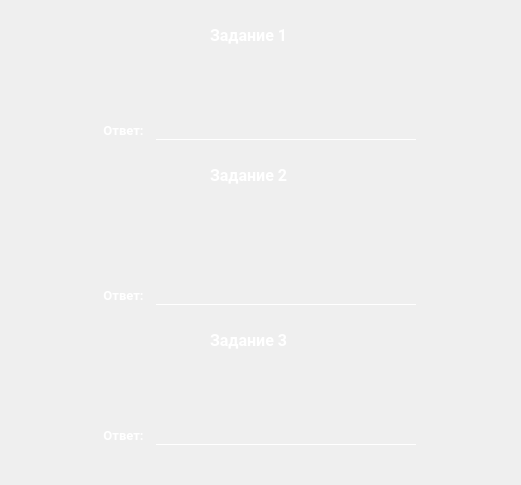
        <widget class="QWidget" name="page">
         <layout class="QGridLayout" name="gridLayout_13">
          <property name="leftMargin">
           <number>0</number>
          </property>
          <property name="topMargin">
           <number>0</number>
          </property>
          <property name="rightMargin">
           <number>0</number>
          </property>
          <property name="bottomMargin">
           <number>0</number>
          </property>
          <property name="spacing">
           <number>0</number>
          </property>
          <item row="5" column="1">
           <layout class="QGridLayout" name="gridLayout_12">
            <item row="2" column="0">
             <widget class="QLabel" name="labelTask3">
              <property name="minimumSize">
               <size>
                <width>450</width>
                <height>70</height>
               </size>
              </property>
              <property name="maximumSize">
               <size>
                <width>450</width>
                <height>70</height>
               </size>
              </property>
              <property name="font">
               <font>
                <family>Roboto</family>
                <pointsize>10</pointsize>
                <weight>75</weight>
                <italic>false</italic>
                <bold>true</bold>
               </font>
              </property>
              <property name="styleSheet">
               <string notr="true">QLabel {
    color: rgba(255, 255, 255, 1); /* Белый текст */
    background-color: transparent; /* Прозрачный фон */
    border: none; /* Убираем рамку */
	padding-left: 5px; /* Отступ тексту слева */
}</string>
              </property>
              <property name="text">
               <string/>
              </property>
              <property name="alignment">
               <set>Qt::AlignCenter</set>
              </property>
              <property name="wordWrap">
               <bool>true</bool>
              </property>
             </widget>
            </item>
            <item row="3" column="0">
             <layout class="QGridLayout" name="gridLayout_11">
              <item row="0" column="0">
               <spacer name="horizontalSpacer_15">
                <property name="orientation">
                 <enum>Qt::Horizontal</enum>
                </property>
                <property name="sizeHint" stdset="0">
                 <size>
                  <width>40</width>
                  <height>20</height>
                 </size>
                </property>
               </spacer>
              </item>
              <item row="0" column="1">
               <widget class="QLabel" name="labelTask1_2">
                <property name="minimumSize">
                 <size>
                  <width>50</width>
                  <height>20</height>
                 </size>
                </property>
                <property name="maximumSize">
                 <size>
                  <width>16777215</width>
                  <height>20</height>
                 </size>
                </property>
                <property name="font">
                 <font>
                  <family>Roboto</family>
                  <pointsize>10</pointsize>
                  <weight>75</weight>
                  <italic>false</italic>
                  <bold>true</bold>
                 </font>
                </property>
                <property name="styleSheet">
                 <string notr="true">QLabel {
    color: rgba(255, 255, 255, 1); /* Белый текст */
    background-color: transparent; /* Прозрачный фон */
    border: none; /* Убираем рамку */
	padding-left: 5px; /* Отступ тексту слева */
}</string>
                </property>
                <property name="text">
                 <string>Ответ:</string>
                </property>
                <property name="alignment">
                 <set>Qt::AlignCenter</set>
                </property>
                <property name="wordWrap">
                 <bool>true</bool>
                </property>
               </widget>
              </item>
              <item row="0" column="2">
               <spacer name="horizontalSpacer_17">
                <property name="orientation">
                 <enum>Qt::Horizontal</enum>
                </property>
                <property name="sizeType">
                 <enum>QSizePolicy::Fixed</enum>
                </property>
                <property name="sizeHint" stdset="0">
                 <size>
                  <width>10</width>
                  <height>20</height>
                 </size>
                </property>
               </spacer>
              </item>
              <item row="0" column="3">
               <widget class="QLineEdit" name="lineEditAns1_3">
                <property name="minimumSize">
                 <size>
                  <width>260</width>
                  <height>20</height>
                 </size>
                </property>
                <property name="maximumSize">
                 <size>
                  <width>260</width>
                  <height>20</height>
                 </size>
                </property>
                <property name="font">
                 <font>
                  <family>Roboto</family>
                  <pointsize>10</pointsize>
                 </font>
                </property>
                <property name="styleSheet">
                 <string notr="true">QLineEdit {
    background-color: transparent;
    border: none;
    border-bottom: 1px solid white; /* Белая линия */
    color: white; /* Цвет текста */
    padding-bottom: 2px; /* Отступ снизу, чтобы текст не прижимался к линии */
    selection-background-color: rgba(255, 255, 255, 0.3); /* Цвет выделения */
}
</string>
                </property>
                <property name="echoMode">
                 <enum>QLineEdit::Normal</enum>
                </property>
                <property name="alignment">
                 <set>Qt::AlignLeading|Qt::AlignLeft|Qt::AlignVCenter</set>
                </property>
               </widget>
              </item>
              <item row="0" column="4">
               <spacer name="horizontalSpacer_16">
                <property name="orientation">
                 <enum>Qt::Horizontal</enum>
                </property>
                <property name="sizeHint" stdset="0">
                 <size>
                  <width>40</width>
                  <height>20</height>
                 </size>
                </property>
               </spacer>
              </item>
             </layout>
            </item>
            <item row="0" column="0">
             <layout class="QGridLayout" name="gridLayout_10">
              <item row="0" column="0">
               <spacer name="horizontalSpacer_7">
                <property name="orientation">
                 <enum>Qt::Horizontal</enum>
                </property>
                <property name="sizeHint" stdset="0">
                 <size>
                  <width>40</width>
                  <height>20</height>
                 </size>
                </property>
               </spacer>
              </item>
              <item row="0" column="1">
               <widget class="QLabel" name="label_12">
                <property name="minimumSize">
                 <size>
                  <width>110</width>
                  <height>30</height>
                 </size>
                </property>
                <property name="maximumSize">
                 <size>
                  <width>110</width>
                  <height>30</height>
                 </size>
                </property>
                <property name="font">
                 <font>
                  <family>Roboto</family>
                  <pointsize>12</pointsize>
                  <weight>75</weight>
                  <italic>false</italic>
                  <bold>true</bold>
                 </font>
                </property>
                <property name="styleSheet">
                 <string notr="true">QLabel {
    color: rgba(255, 255, 255, 1); /* Белый текст */
    background-color: transparent; /* Прозрачный фон */
    border: none; /* Убираем рамку */
	padding-left: 5px; /* Отступ тексту слева */
}</string>
                </property>
                <property name="text">
                 <string>Задание 3</string>
                </property>
               </widget>
              </item>
              <item row="0" column="2">
               <spacer name="horizontalSpacer_8">
                <property name="orientation">
                 <enum>Qt::Horizontal</enum>
                </property>
                <property name="sizeHint" stdset="0">
                 <size>
                  <width>40</width>
                  <height>20</height>
                 </size>
                </property>
               </spacer>
              </item>
             </layout>
            </item>
            <item row="1" column="0">
             <spacer name="verticalSpacer_5">
              <property name="orientation">
               <enum>Qt::Vertical</enum>
              </property>
              <property name="sizeType">
               <enum>QSizePolicy::Fixed</enum>
              </property>
              <property name="sizeHint" stdset="0">
               <size>
                <width>20</width>
                <height>0</height>
               </size>
              </property>
             </spacer>
            </item>
           </layout>
          </item>
          <item row="6" column="1">
           <spacer name="verticalSpacer_2">
            <property name="orientation">
             <enum>Qt::Vertical</enum>
            </property>
            <property name="sizeHint" stdset="0">
             <size>
              <width>20</width>
              <height>40</height>
             </size>
            </property>
           </spacer>
          </item>
          <item row="3" column="0">
           <spacer name="horizontalSpacer_11">
            <property name="orientation">
             <enum>Qt::Horizontal</enum>
            </property>
            <property name="sizeHint" stdset="0">
             <size>
              <width>31</width>
              <height>20</height>
             </size>
            </property>
           </spacer>
          </item>
          <item row="2" column="1">
           <spacer name="verticalSpacer_8">
            <property name="orientation">
             <enum>Qt::Vertical</enum>
            </property>
            <property name="sizeType">
             <enum>QSizePolicy::Fixed</enum>
            </property>
            <property name="sizeHint" stdset="0">
             <size>
              <width>20</width>
              <height>20</height>
             </size>
            </property>
           </spacer>
          </item>
          <item row="1" column="1">
           <layout class="QGridLayout" name="gridLayout_5">
            <item row="2" column="0">
             <widget class="QLabel" name="labelTask1">
              <property name="minimumSize">
               <size>
                <width>450</width>
                <height>70</height>
               </size>
              </property>
              <property name="maximumSize">
               <size>
                <width>450</width>
                <height>70</height>
               </size>
              </property>
              <property name="font">
               <font>
                <family>Roboto</family>
                <pointsize>10</pointsize>
                <weight>75</weight>
                <italic>false</italic>
                <bold>true</bold>
               </font>
              </property>
              <property name="styleSheet">
               <string notr="true">QLabel {
    color: rgba(255, 255, 255, 1); /* Белый текст */
    background-color: transparent; /* Прозрачный фон */
    border: none; /* Убираем рамку */
	padding-left: 5px; /* Отступ тексту слева */
}</string>
              </property>
              <property name="text">
               <string/>
              </property>
              <property name="alignment">
               <set>Qt::AlignCenter</set>
              </property>
              <property name="wordWrap">
               <bool>true</bool>
              </property>
             </widget>
            </item>
            <item row="0" column="0">
             <layout class="QGridLayout" name="gridLayout_3">
              <item row="0" column="1">
               <widget class="QLabel" name="label_10">
                <property name="minimumSize">
                 <size>
                  <width>110</width>
                  <height>30</height>
                 </size>
                </property>
                <property name="maximumSize">
                 <size>
                  <width>110</width>
                  <height>30</height>
                 </size>
                </property>
                <property name="font">
                 <font>
                  <family>Roboto</family>
                  <pointsize>12</pointsize>
                  <weight>75</weight>
                  <italic>false</italic>
                  <bold>true</bold>
                 </font>
                </property>
                <property name="styleSheet">
                 <string notr="true">QLabel {
    color: rgba(255, 255, 255, 1); /* Белый текст */
    background-color: transparent; /* Прозрачный фон */
    border: none; /* Убираем рамку */
	padding-left: 5px; /* Отступ тексту слева */
}</string>
                </property>
                <property name="text">
                 <string>Задание 1</string>
                </property>
               </widget>
              </item>
              <item row="0" column="2">
               <spacer name="horizontalSpacer_4">
                <property name="orientation">
                 <enum>Qt::Horizontal</enum>
                </property>
                <property name="sizeHint" stdset="0">
                 <size>
                  <width>40</width>
                  <height>20</height>
                 </size>
                </property>
               </spacer>
              </item>
              <item row="0" column="0">
               <spacer name="horizontalSpacer_3">
                <property name="orientation">
                 <enum>Qt::Horizontal</enum>
                </property>
                <property name="sizeHint" stdset="0">
                 <size>
                  <width>40</width>
                  <height>20</height>
                 </size>
                </property>
               </spacer>
              </item>
             </layout>
            </item>
            <item row="3" column="0">
             <layout class="QGridLayout" name="gridLayout_4">
              <item row="0" column="0">
               <spacer name="horizontalSpacer_9">
                <property name="orientation">
                 <enum>Qt::Horizontal</enum>
                </property>
                <property name="sizeHint" stdset="0">
                 <size>
                  <width>40</width>
                  <height>20</height>
                 </size>
                </property>
               </spacer>
              </item>
              <item row="0" column="1">
               <widget class="QLabel" name="labelTask1_4">
                <property name="minimumSize">
                 <size>
                  <width>50</width>
                  <height>20</height>
                 </size>
                </property>
                <property name="maximumSize">
                 <size>
                  <width>16777215</width>
                  <height>20</height>
                 </size>
                </property>
                <property name="font">
                 <font>
                  <family>Roboto</family>
                  <pointsize>10</pointsize>
                  <weight>75</weight>
                  <italic>false</italic>
                  <bold>true</bold>
                 </font>
                </property>
                <property name="styleSheet">
                 <string notr="true">QLabel {
    color: rgba(255, 255, 255, 1); /* Белый текст */
    background-color: transparent; /* Прозрачный фон */
    border: none; /* Убираем рамку */
	padding-left: 5px; /* Отступ тексту слева */
}</string>
                </property>
                <property name="text">
                 <string>Ответ:</string>
                </property>
                <property name="alignment">
                 <set>Qt::AlignCenter</set>
                </property>
                <property name="wordWrap">
                 <bool>true</bool>
                </property>
               </widget>
              </item>
              <item row="0" column="2">
               <spacer name="horizontalSpacer_19">
                <property name="orientation">
                 <enum>Qt::Horizontal</enum>
                </property>
                <property name="sizeType">
                 <enum>QSizePolicy::Fixed</enum>
                </property>
                <property name="sizeHint" stdset="0">
                 <size>
                  <width>10</width>
                  <height>20</height>
                 </size>
                </property>
               </spacer>
              </item>
              <item row="0" column="3">
               <widget class="QLineEdit" name="lineEditAns1_1">
                <property name="minimumSize">
                 <size>
                  <width>260</width>
                  <height>20</height>
                 </size>
                </property>
                <property name="maximumSize">
                 <size>
                  <width>260</width>
                  <height>20</height>
                 </size>
                </property>
                <property name="font">
                 <font>
                  <family>Roboto</family>
                  <pointsize>10</pointsize>
                 </font>
                </property>
                <property name="styleSheet">
                 <string notr="true">QLineEdit {
    background-color: transparent;
    border: none;
    border-bottom: 1px solid white; /* Белая линия */
    color: white; /* Цвет текста */
    padding-bottom: 2px; /* Отступ снизу, чтобы текст не прижимался к линии */
    selection-background-color: rgba(255, 255, 255, 0.3); /* Цвет выделения */
}
</string>
                </property>
                <property name="echoMode">
                 <enum>QLineEdit::Normal</enum>
                </property>
                <property name="alignment">
                 <set>Qt::AlignLeading|Qt::AlignLeft|Qt::AlignVCenter</set>
                </property>
               </widget>
              </item>
              <item row="0" column="4">
               <spacer name="horizontalSpacer_12">
                <property name="orientation">
                 <enum>Qt::Horizontal</enum>
                </property>
                <property name="sizeHint" stdset="0">
                 <size>
                  <width>40</width>
                  <height>20</height>
                 </size>
                </property>
               </spacer>
              </item>
             </layout>
            </item>
            <item row="1" column="0">
             <spacer name="verticalSpacer">
              <property name="orientation">
               <enum>Qt::Vertical</enum>
              </property>
              <property name="sizeType">
               <enum>QSizePolicy::Fixed</enum>
              </property>
              <property name="sizeHint" stdset="0">
               <size>
                <width>20</width>
                <height>0</height>
               </size>
              </property>
             </spacer>
            </item>
           </layout>
          </item>
          <item row="3" column="2">
           <spacer name="horizontalSpacer_10">
            <property name="orientation">
             <enum>Qt::Horizontal</enum>
            </property>
            <property name="sizeHint" stdset="0">
             <size>
              <width>40</width>
              <height>20</height>
             </size>
            </property>
           </spacer>
          </item>
          <item row="4" column="1">
           <spacer name="verticalSpacer_9">
            <property name="orientation">
             <enum>Qt::Vertical</enum>
            </property>
            <property name="sizeType">
             <enum>QSizePolicy::Fixed</enum>
            </property>
            <property name="sizeHint" stdset="0">
             <size>
              <width>20</width>
              <height>20</height>
             </size>
            </property>
           </spacer>
          </item>
          <item row="3" column="1">
           <layout class="QGridLayout" name="gridLayout_7">
            <item row="2" column="0">
             <widget class="QLabel" name="labelTask2">
              <property name="minimumSize">
               <size>
                <width>450</width>
                <height>95</height>
               </size>
              </property>
              <property name="maximumSize">
               <size>
                <width>450</width>
                <height>95</height>
               </size>
              </property>
              <property name="font">
               <font>
                <family>Roboto</family>
                <pointsize>10</pointsize>
                <weight>75</weight>
                <italic>false</italic>
                <bold>true</bold>
               </font>
              </property>
              <property name="styleSheet">
               <string notr="true">QLabel {
    color: rgba(255, 255, 255, 1); /* Белый текст */
    background-color: transparent; /* Прозрачный фон */
    border: none; /* Убираем рамку */
	padding-left: 5px; /* Отступ тексту слева */
}</string>
              </property>
              <property name="text">
               <string/>
              </property>
              <property name="alignment">
               <set>Qt::AlignCenter</set>
              </property>
              <property name="wordWrap">
               <bool>true</bool>
              </property>
             </widget>
            </item>
            <item row="0" column="0">
             <layout class="QGridLayout" name="gridLayout_6">
              <item row="0" column="0">
               <spacer name="horizontalSpacer_5">
                <property name="orientation">
                 <enum>Qt::Horizontal</enum>
                </property>
                <property name="sizeHint" stdset="0">
                 <size>
                  <width>40</width>
                  <height>20</height>
                 </size>
                </property>
               </spacer>
              </item>
              <item row="0" column="1">
               <widget class="QLabel" name="label_11">
                <property name="minimumSize">
                 <size>
                  <width>110</width>
                  <height>30</height>
                 </size>
                </property>
                <property name="maximumSize">
                 <size>
                  <width>110</width>
                  <height>30</height>
                 </size>
                </property>
                <property name="font">
                 <font>
                  <family>Roboto</family>
                  <pointsize>12</pointsize>
                  <weight>75</weight>
                  <italic>false</italic>
                  <bold>true</bold>
                 </font>
                </property>
                <property name="styleSheet">
                 <string notr="true">QLabel {
    color: rgba(255, 255, 255, 1); /* Белый текст */
    background-color: transparent; /* Прозрачный фон */
    border: none; /* Убираем рамку */
	padding-left: 5px; /* Отступ тексту слева */
}</string>
                </property>
                <property name="text">
                 <string>Задание 2</string>
                </property>
               </widget>
              </item>
              <item row="0" column="2">
               <spacer name="horizontalSpacer_6">
                <property name="orientation">
                 <enum>Qt::Horizontal</enum>
                </property>
                <property name="sizeHint" stdset="0">
                 <size>
                  <width>40</width>
                  <height>20</height>
                 </size>
                </property>
               </spacer>
              </item>
             </layout>
            </item>
            <item row="3" column="0">
             <layout class="QGridLayout" name="gridLayout_8">
              <item row="0" column="0">
               <spacer name="horizontalSpacer_13">
                <property name="orientation">
                 <enum>Qt::Horizontal</enum>
                </property>
                <property name="sizeHint" stdset="0">
                 <size>
                  <width>40</width>
                  <height>20</height>
                 </size>
                </property>
               </spacer>
              </item>
              <item row="0" column="1">
               <widget class="QLabel" name="labelTask1_3">
                <property name="minimumSize">
                 <size>
                  <width>50</width>
                  <height>20</height>
                 </size>
                </property>
                <property name="maximumSize">
                 <size>
                  <width>16777215</width>
                  <height>20</height>
                 </size>
                </property>
                <property name="font">
                 <font>
                  <family>Roboto</family>
                  <pointsize>10</pointsize>
                  <weight>75</weight>
                  <italic>false</italic>
                  <bold>true</bold>
                 </font>
                </property>
                <property name="styleSheet">
                 <string notr="true">QLabel {
    color: rgba(255, 255, 255, 1); /* Белый текст */
    background-color: transparent; /* Прозрачный фон */
    border: none; /* Убираем рамку */
	padding-left: 5px; /* Отступ тексту слева */
}</string>
                </property>
                <property name="text">
                 <string>Ответ:</string>
                </property>
                <property name="alignment">
                 <set>Qt::AlignCenter</set>
                </property>
                <property name="wordWrap">
                 <bool>true</bool>
                </property>
               </widget>
              </item>
              <item row="0" column="2">
               <spacer name="horizontalSpacer_18">
                <property name="orientation">
                 <enum>Qt::Horizontal</enum>
                </property>
                <property name="sizeType">
                 <enum>QSizePolicy::Fixed</enum>
                </property>
                <property name="sizeHint" stdset="0">
                 <size>
                  <width>10</width>
                  <height>20</height>
                 </size>
                </property>
               </spacer>
              </item>
              <item row="0" column="3">
               <widget class="QLineEdit" name="lineEditAns1_2">
                <property name="minimumSize">
                 <size>
                  <width>260</width>
                  <height>20</height>
                 </size>
                </property>
                <property name="maximumSize">
                 <size>
                  <width>260</width>
                  <height>20</height>
                 </size>
                </property>
                <property name="font">
                 <font>
                  <family>Roboto</family>
                  <pointsize>10</pointsize>
                 </font>
                </property>
                <property name="styleSheet">
                 <string notr="true">QLineEdit {
    background-color: transparent;
    border: none;
    border-bottom: 1px solid white; /* Белая линия */
    color: white; /* Цвет текста */
    padding-bottom: 2px; /* Отступ снизу, чтобы текст не прижимался к линии */
    selection-background-color: rgba(255, 255, 255, 0.3); /* Цвет выделения */
}
</string>
                </property>
                <property name="echoMode">
                 <enum>QLineEdit::Normal</enum>
                </property>
                <property name="alignment">
                 <set>Qt::AlignLeading|Qt::AlignLeft|Qt::AlignVCenter</set>
                </property>
               </widget>
              </item>
              <item row="0" column="4">
               <spacer name="horizontalSpacer_14">
                <property name="orientation">
                 <enum>Qt::Horizontal</enum>
                </property>
                <property name="sizeHint" stdset="0">
                 <size>
                  <width>40</width>
                  <height>20</height>
                 </size>
                </property>
               </spacer>
              </item>
             </layout>
            </item>
            <item row="1" column="0">
             <spacer name="verticalSpacer_3">
              <property name="orientation">
               <enum>Qt::Vertical</enum>
              </property>
              <property name="sizeType">
               <enum>QSizePolicy::Fixed</enum>
              </property>
              <property name="sizeHint" stdset="0">
               <size>
                <width>20</width>
                <height>0</height>
               </size>
              </property>
             </spacer>
            </item>
           </layout>
          </item>
          <item row="0" column="1">
           <spacer name="verticalSpacer_4">
            <property name="orientation">
             <enum>Qt::Vertical</enum>
            </property>
            <property name="sizeType">
             <enum>QSizePolicy::Fixed</enum>
            </property>
            <property name="sizeHint" stdset="0">
             <size>
              <width>20</width>
              <height>20</height>
             </size>
            </property>
           </spacer>
          </item>
         </layout>
        </widget>
